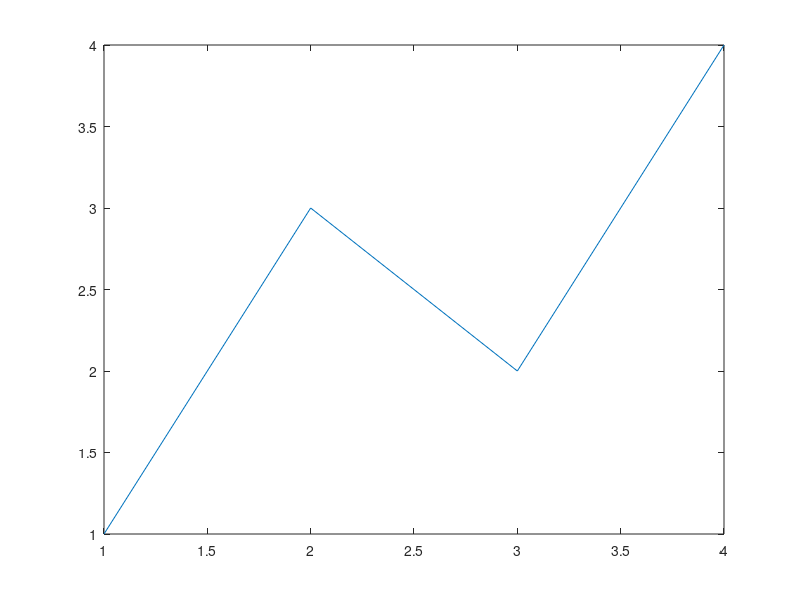
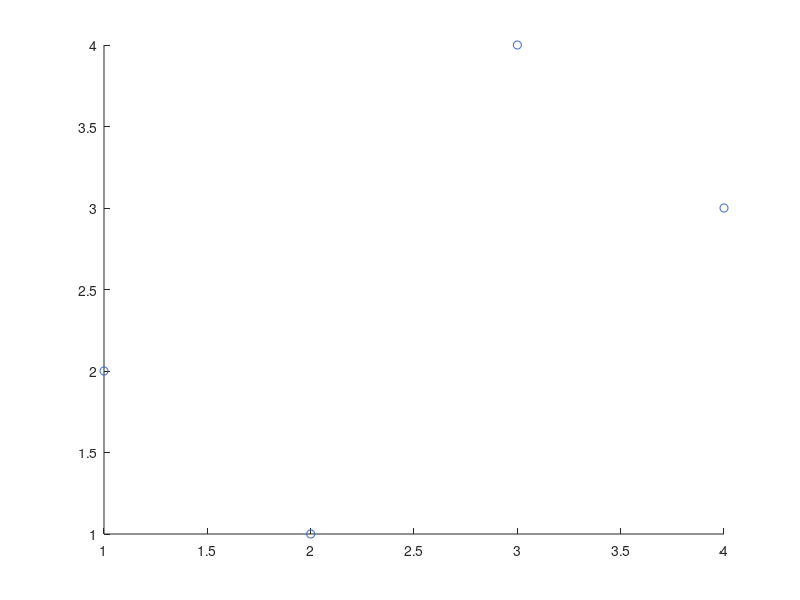
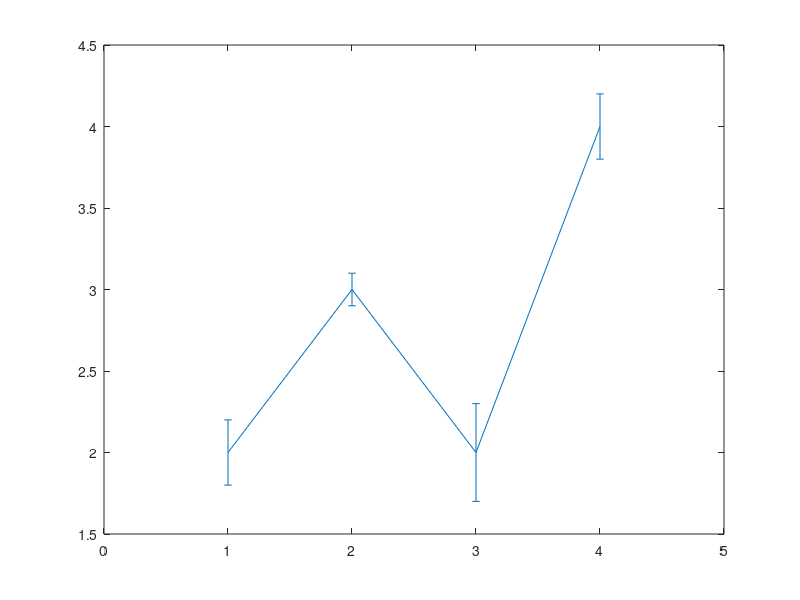

The MATLAB script that drew these images, in order: (Note: this script raises an error after producing the figures.)
function result = runM32FigureSetSmokeTest(outputDirectory)
%RUNM32FIGURESETSMOKETEST Compile a compact hosted-CI publication set.
    repositoryRoot = fileparts(fileparts(mfilename('fullpath')));
    if nargin < 1
        outputDirectory = fullfile(repositoryRoot, '.audit', 'm32-set-smoke');
    end
    addpath(fullfile(repositoryRoot, 'src'));
    if exist(outputDirectory, 'dir') == 7, rmdir(outputDirectory, 's'); end

    first = figure('Visible', 'off'); plot(1:4, [1 3 2 4]);
    second = figure('Visible', 'off'); scatter(1:4, [2 1 4 3], 36, [0.2 0.4 0.8]);
    third = figure('Visible', 'off'); errorbar(1:4, [2 3 2 4], [0.2 0.1 0.3 0.2]);
    figures = [first second third]; cleanup = onCleanup(@() closeFigures(figures));
    entries = struct('figure', {first, second, third}, ...
                     'name', {'detection','measurements','error-analysis'}, ...
                     'width', {[], 'double-column', []});
    result = m2t.exportSet(entries, outputDirectory, ...
        'Profile', 'publication', 'Width', 'single-column', 'Overwrite', true);
    assert(result.success && strcmp(result.status, 'success'));
    assert(result.summary.total == 3 && result.summary.succeeded == 3);
    assert(strcmp(result.entries(2).effective.width, 'double-column'));
    assert(exist(result.manifestPath, 'file') == 2);
    manifest = jsondecode(fileread(result.manifestPath));
    assert(manifest.schemaVersion == 1 && numel(manifest.figures) == 3);
    for k = 1:3, assert(exist(result.entries(k).result.pdfPath, 'file') == 2); end
    clear cleanup;
end

function closeFigures(figures)
    for k = 1:numel(figures), if ishandle(figures(k)), close(figures(k)); end, end
end
